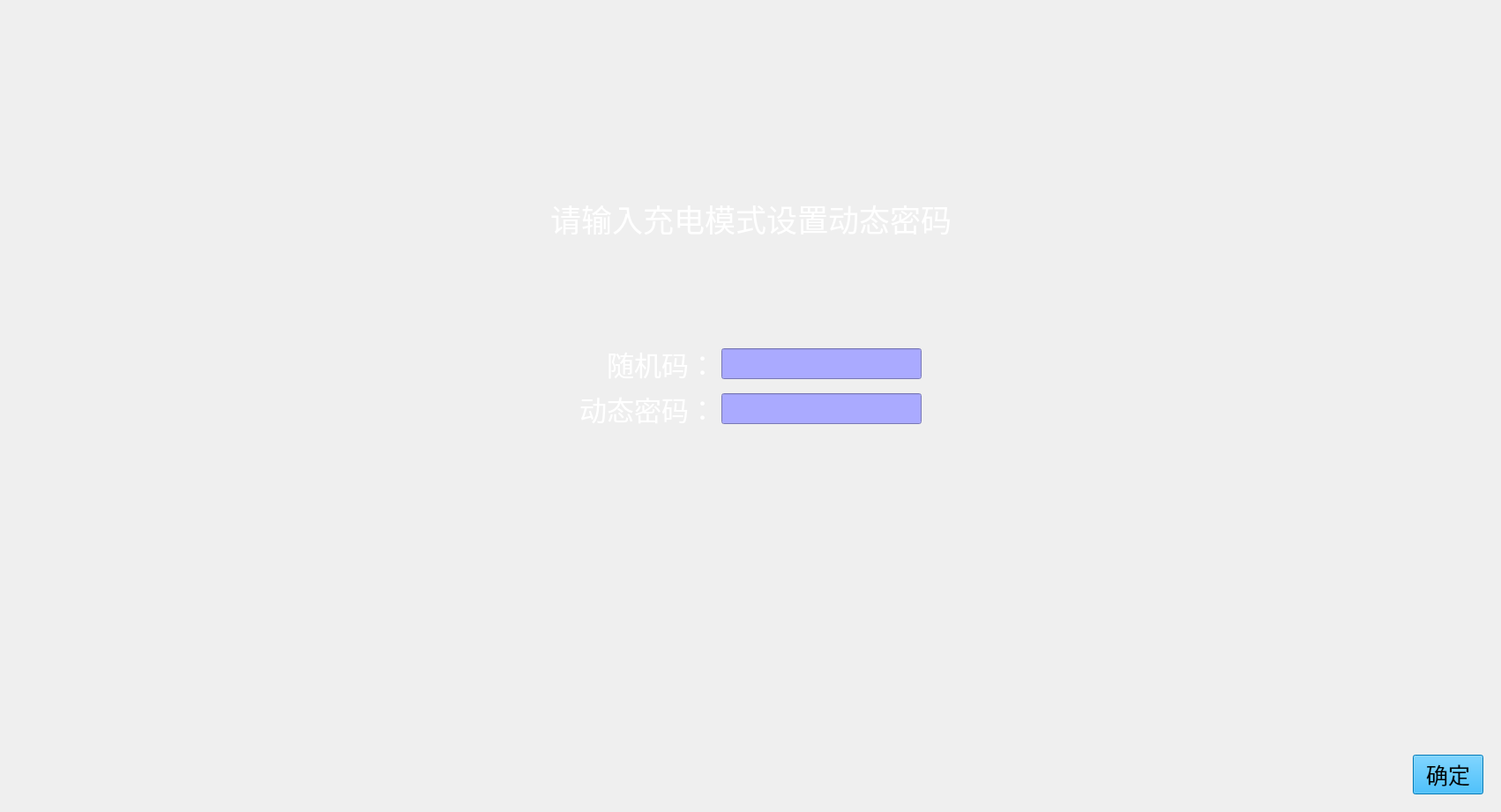
<?xml version="1.0" encoding="UTF-8"?>
<ui version="4.0">
 <class>ChargeModeSelect</class>
 <widget class="QWidget" name="ChargeModeSelect">
  <property name="geometry">
   <rect>
    <x>0</x>
    <y>0</y>
    <width>1702</width>
    <height>921</height>
   </rect>
  </property>
  <property name="windowTitle">
   <string>Form</string>
  </property>
  <layout class="QHBoxLayout" name="horizontalLayout_3">
   <property name="sizeConstraint">
    <enum>QLayout::SetMinAndMaxSize</enum>
   </property>
   <item>
    <widget class="QStackedWidget" name="stackedWidget">
     <property name="currentIndex">
      <number>1</number>
     </property>
     <widget class="QWidget" name="pagechargemode">
      <layout class="QVBoxLayout" name="verticalLayout_5">
       <property name="sizeConstraint">
        <enum>QLayout::SetMinAndMaxSize</enum>
       </property>
       <item>
        <layout class="QVBoxLayout" name="verticalLayout" stretch="4,1,1,1,6">
         <property name="sizeConstraint">
          <enum>QLayout::SetMinAndMaxSize</enum>
         </property>
         <item>
          <spacer name="verticalSpacer">
           <property name="orientation">
            <enum>Qt::Vertical</enum>
           </property>
           <property name="sizeHint" stdset="0">
            <size>
             <width>20</width>
             <height>40</height>
            </size>
           </property>
          </spacer>
         </item>
         <item>
          <layout class="QHBoxLayout" name="horizontalLayout">
           <item>
            <spacer name="horizontalSpacer">
             <property name="orientation">
              <enum>Qt::Horizontal</enum>
             </property>
             <property name="sizeHint" stdset="0">
              <size>
               <width>40</width>
               <height>20</height>
              </size>
             </property>
            </spacer>
           </item>
           <item>
            <widget class="QLabel" name="label">
             <property name="font">
              <font>
               <pointsize>26</pointsize>
              </font>
             </property>
             <property name="styleSheet">
              <string notr="true">color: rgb(255, 255, 255);</string>
             </property>
             <property name="text">
              <string>请选择充电模式</string>
             </property>
             <property name="alignment">
              <set>Qt::AlignCenter</set>
             </property>
            </widget>
           </item>
           <item>
            <spacer name="horizontalSpacer_2">
             <property name="orientation">
              <enum>Qt::Horizontal</enum>
             </property>
             <property name="sizeHint" stdset="0">
              <size>
               <width>40</width>
               <height>20</height>
              </size>
             </property>
            </spacer>
           </item>
          </layout>
         </item>
         <item>
          <spacer name="verticalSpacer_3">
           <property name="orientation">
            <enum>Qt::Vertical</enum>
           </property>
           <property name="sizeHint" stdset="0">
            <size>
             <width>20</width>
             <height>18</height>
            </size>
           </property>
          </spacer>
         </item>
         <item>
          <layout class="QHBoxLayout" name="horizontalLayout_2">
           <property name="sizeConstraint">
            <enum>QLayout::SetMinAndMaxSize</enum>
           </property>
           <item>
            <spacer name="horizontalSpacer_3">
             <property name="orientation">
              <enum>Qt::Horizontal</enum>
             </property>
             <property name="sizeHint" stdset="0">
              <size>
               <width>40</width>
               <height>20</height>
              </size>
             </property>
            </spacer>
           </item>
           <item>
            <widget class="QComboBox" name="comboBoxchargemode">
             <property name="minimumSize">
              <size>
               <width>0</width>
               <height>45</height>
              </size>
             </property>
             <property name="font">
              <font>
               <pointsize>23</pointsize>
              </font>
             </property>
             <property name="styleSheet">
              <string notr="true"/>
             </property>
             <item>
              <property name="text">
               <string>远程充电模式</string>
              </property>
             </item>
             <item>
              <property name="text">
               <string>本地充电模式</string>
              </property>
             </item>
            </widget>
           </item>
           <item>
            <spacer name="horizontalSpacer_4">
             <property name="orientation">
              <enum>Qt::Horizontal</enum>
             </property>
             <property name="sizeHint" stdset="0">
              <size>
               <width>40</width>
               <height>20</height>
              </size>
             </property>
            </spacer>
           </item>
          </layout>
         </item>
         <item>
          <spacer name="verticalSpacer_2">
           <property name="orientation">
            <enum>Qt::Vertical</enum>
           </property>
           <property name="sizeHint" stdset="0">
            <size>
             <width>20</width>
             <height>18</height>
            </size>
           </property>
          </spacer>
         </item>
        </layout>
       </item>
       <item>
        <layout class="QHBoxLayout" name="horizontalLayout_9">
         <item>
          <spacer name="horizontalSpacer_14">
           <property name="orientation">
            <enum>Qt::Horizontal</enum>
           </property>
           <property name="sizeHint" stdset="0">
            <size>
             <width>508</width>
             <height>20</height>
            </size>
           </property>
          </spacer>
         </item>
         <item>
          <widget class="QPushButton" name="buttonokchargemode">
           <property name="sizePolicy">
            <sizepolicy hsizetype="Preferred" vsizetype="Preferred">
             <horstretch>0</horstretch>
             <verstretch>0</verstretch>
            </sizepolicy>
           </property>
           <property name="focusPolicy">
            <enum>Qt::NoFocus</enum>
           </property>
           <property name="styleSheet">
            <string notr="true">QPushButton { background-color: rgb(0, 170, 255); color: rgb(0, 0, 0); } 
QPushButton:hover:pressed{ background-color: rgb(0,0,127); color:rgb(255, 255, 255);} 
QPushButton:hover:!pressed{ background-color: rgb(0, 170, 255); color: rgb(0, 0, 0); } 
QPushButton {font: 19pt ; } </string>
           </property>
           <property name="text">
            <string>确定</string>
           </property>
          </widget>
         </item>
        </layout>
       </item>
      </layout>
     </widget>
     <widget class="QWidget" name="pagepassword">
      <layout class="QVBoxLayout" name="verticalLayout_6">
       <property name="sizeConstraint">
        <enum>QLayout::SetMinAndMaxSize</enum>
       </property>
       <item>
        <layout class="QVBoxLayout" name="verticalLayout_4">
         <property name="sizeConstraint">
          <enum>QLayout::SetMinAndMaxSize</enum>
         </property>
         <item>
          <layout class="QVBoxLayout" name="verticalLayout_3" stretch="2,1,1,3,4">
           <property name="sizeConstraint">
            <enum>QLayout::SetMinAndMaxSize</enum>
           </property>
           <item>
            <spacer name="verticalSpacer_9">
             <property name="orientation">
              <enum>Qt::Vertical</enum>
             </property>
             <property name="sizeHint" stdset="0">
              <size>
               <width>20</width>
               <height>18</height>
              </size>
             </property>
            </spacer>
           </item>
           <item>
            <layout class="QHBoxLayout" name="horizontalLayout_6">
             <item>
              <spacer name="horizontalSpacer_9">
               <property name="orientation">
                <enum>Qt::Horizontal</enum>
               </property>
               <property name="sizeHint" stdset="0">
                <size>
                 <width>40</width>
                 <height>20</height>
                </size>
               </property>
              </spacer>
             </item>
             <item>
              <widget class="QLabel" name="label_3">
               <property name="font">
                <font>
                 <pointsize>26</pointsize>
                </font>
               </property>
               <property name="styleSheet">
                <string notr="true">color: rgb(255, 255, 255);</string>
               </property>
               <property name="text">
                <string>请输入充电模式设置动态密码</string>
               </property>
               <property name="alignment">
                <set>Qt::AlignCenter</set>
               </property>
              </widget>
             </item>
             <item>
              <spacer name="horizontalSpacer_10">
               <property name="orientation">
                <enum>Qt::Horizontal</enum>
               </property>
               <property name="sizeHint" stdset="0">
                <size>
                 <width>40</width>
                 <height>20</height>
                </size>
               </property>
              </spacer>
             </item>
            </layout>
           </item>
           <item>
            <spacer name="verticalSpacer_7">
             <property name="orientation">
              <enum>Qt::Vertical</enum>
             </property>
             <property name="sizeHint" stdset="0">
              <size>
               <width>20</width>
               <height>40</height>
              </size>
             </property>
            </spacer>
           </item>
           <item>
            <layout class="QHBoxLayout" name="horizontalLayout_7">
             <item>
              <spacer name="horizontalSpacer_11">
               <property name="orientation">
                <enum>Qt::Horizontal</enum>
               </property>
               <property name="sizeHint" stdset="0">
                <size>
                 <width>40</width>
                 <height>20</height>
                </size>
               </property>
              </spacer>
             </item>
             <item>
              <layout class="QGridLayout" name="gridLayout">
               <item row="0" column="0">
                <widget class="QLabel" name="label_4">
                 <property name="font">
                  <font>
                   <pointsize>23</pointsize>
                  </font>
                 </property>
                 <property name="styleSheet">
                  <string notr="true">color: rgb(255, 255, 255);</string>
                 </property>
                 <property name="text">
                  <string>随机码：</string>
                 </property>
                 <property name="alignment">
                  <set>Qt::AlignRight|Qt::AlignTrailing|Qt::AlignVCenter</set>
                 </property>
                </widget>
               </item>
               <item row="0" column="1">
                <widget class="QLineEdit" name="showpassword">
                 <property name="sizePolicy">
                  <sizepolicy hsizetype="Preferred" vsizetype="Preferred">
                   <horstretch>0</horstretch>
                   <verstretch>0</verstretch>
                  </sizepolicy>
                 </property>
                 <property name="maximumSize">
                  <size>
                   <width>16777215</width>
                   <height>35</height>
                  </size>
                 </property>
                 <property name="font">
                  <font>
                   <family>Adobe Arabic</family>
                   <pointsize>19</pointsize>
                   <weight>50</weight>
                   <italic>false</italic>
                   <bold>false</bold>
                  </font>
                 </property>
                 <property name="styleSheet">
                  <string notr="true">font: 19pt &quot;Adobe Arabic&quot;;
background-color: rgb(170, 170, 255);</string>
                 </property>
                 <property name="readOnly">
                  <bool>true</bool>
                 </property>
                </widget>
               </item>
               <item row="1" column="0">
                <widget class="QLabel" name="label_5">
                 <property name="font">
                  <font>
                   <pointsize>23</pointsize>
                  </font>
                 </property>
                 <property name="styleSheet">
                  <string notr="true">color: rgb(255, 255, 255);</string>
                 </property>
                 <property name="text">
                  <string>动态密码：</string>
                 </property>
                 <property name="alignment">
                  <set>Qt::AlignRight|Qt::AlignTrailing|Qt::AlignVCenter</set>
                 </property>
                </widget>
               </item>
               <item row="1" column="1">
                <widget class="LineEditKeyboard" name="lineEditPassword">
                 <property name="sizePolicy">
                  <sizepolicy hsizetype="Preferred" vsizetype="Preferred">
                   <horstretch>0</horstretch>
                   <verstretch>0</verstretch>
                  </sizepolicy>
                 </property>
                 <property name="maximumSize">
                  <size>
                   <width>16777215</width>
                   <height>35</height>
                  </size>
                 </property>
                 <property name="styleSheet">
                  <string notr="true">font: 19pt &quot;Adobe Arabic&quot;;
background-color: rgb(170, 170, 255);</string>
                 </property>
                </widget>
               </item>
              </layout>
             </item>
             <item>
              <spacer name="horizontalSpacer_12">
               <property name="orientation">
                <enum>Qt::Horizontal</enum>
               </property>
               <property name="sizeHint" stdset="0">
                <size>
                 <width>40</width>
                 <height>20</height>
                </size>
               </property>
              </spacer>
             </item>
            </layout>
           </item>
           <item>
            <spacer name="verticalSpacer_8">
             <property name="orientation">
              <enum>Qt::Vertical</enum>
             </property>
             <property name="sizeHint" stdset="0">
              <size>
               <width>20</width>
               <height>40</height>
              </size>
             </property>
            </spacer>
           </item>
          </layout>
         </item>
         <item>
          <layout class="QHBoxLayout" name="horizontalLayout_8">
           <item>
            <spacer name="horizontalSpacer_13">
             <property name="orientation">
              <enum>Qt::Horizontal</enum>
             </property>
             <property name="sizeHint" stdset="0">
              <size>
               <width>508</width>
               <height>20</height>
              </size>
             </property>
            </spacer>
           </item>
           <item>
            <widget class="QPushButton" name="buttonokpassword">
             <property name="sizePolicy">
              <sizepolicy hsizetype="Preferred" vsizetype="Preferred">
               <horstretch>0</horstretch>
               <verstretch>0</verstretch>
              </sizepolicy>
             </property>
             <property name="focusPolicy">
              <enum>Qt::NoFocus</enum>
             </property>
             <property name="styleSheet">
              <string notr="true">QPushButton { background-color: rgb(0, 170, 255); color: rgb(0, 0, 0); } 
QPushButton:hover:pressed{ background-color: rgb(0,0,127); color:rgb(255, 255, 255);} 
QPushButton:hover:!pressed{ background-color: rgb(0, 170, 255); color: rgb(0, 0, 0); } 
QPushButton {font: 19pt ; } </string>
             </property>
             <property name="text">
              <string>确定</string>
             </property>
            </widget>
           </item>
          </layout>
         </item>
        </layout>
       </item>
      </layout>
     </widget>
     <widget class="QWidget" name="pagelocalcharge">
      <layout class="QVBoxLayout" name="verticalLayout_8">
       <property name="sizeConstraint">
        <enum>QLayout::SetMinAndMaxSize</enum>
       </property>
       <item>
        <layout class="QVBoxLayout" name="verticalLayout_7">
         <item>
          <layout class="QVBoxLayout" name="verticalLayout_2" stretch="3,1,1,1,6">
           <property name="sizeConstraint">
            <enum>QLayout::SetMinAndMaxSize</enum>
           </property>
           <item>
            <spacer name="verticalSpacer_4">
             <property name="orientation">
              <enum>Qt::Vertical</enum>
             </property>
             <property name="sizeHint" stdset="0">
              <size>
               <width>20</width>
               <height>40</height>
              </size>
             </property>
            </spacer>
           </item>
           <item>
            <layout class="QHBoxLayout" name="horizontalLayout_4">
             <item>
              <spacer name="horizontalSpacer_5">
               <property name="orientation">
                <enum>Qt::Horizontal</enum>
               </property>
               <property name="sizeHint" stdset="0">
                <size>
                 <width>40</width>
                 <height>20</height>
                </size>
               </property>
              </spacer>
             </item>
             <item>
              <widget class="QLabel" name="label_2">
               <property name="font">
                <font>
                 <pointsize>26</pointsize>
                </font>
               </property>
               <property name="styleSheet">
                <string notr="true">color: rgb(255, 255, 255);</string>
               </property>
               <property name="text">
                <string>本地充电模式：请选择充电方式</string>
               </property>
               <property name="alignment">
                <set>Qt::AlignCenter</set>
               </property>
              </widget>
             </item>
             <item>
              <spacer name="horizontalSpacer_6">
               <property name="orientation">
                <enum>Qt::Horizontal</enum>
               </property>
               <property name="sizeHint" stdset="0">
                <size>
                 <width>40</width>
                 <height>20</height>
                </size>
               </property>
              </spacer>
             </item>
            </layout>
           </item>
           <item>
            <spacer name="verticalSpacer_5">
             <property name="orientation">
              <enum>Qt::Vertical</enum>
             </property>
             <property name="sizeHint" stdset="0">
              <size>
               <width>20</width>
               <height>18</height>
              </size>
             </property>
            </spacer>
           </item>
           <item>
            <layout class="QHBoxLayout" name="horizontalLayout_5">
             <property name="sizeConstraint">
              <enum>QLayout::SetMinAndMaxSize</enum>
             </property>
             <item>
              <spacer name="horizontalSpacer_7">
               <property name="orientation">
                <enum>Qt::Horizontal</enum>
               </property>
               <property name="sizeHint" stdset="0">
                <size>
                 <width>40</width>
                 <height>20</height>
                </size>
               </property>
              </spacer>
             </item>
             <item>
              <widget class="QComboBox" name="comboBoxlocalcharge">
               <property name="minimumSize">
                <size>
                 <width>0</width>
                 <height>45</height>
                </size>
               </property>
               <property name="font">
                <font>
                 <pointsize>23</pointsize>
                </font>
               </property>
               <property name="styleSheet">
                <string notr="true"/>
               </property>
               <item>
                <property name="text">
                 <string>本地密码启动充电</string>
                </property>
               </item>
               <item>
                <property name="text">
                 <string>本地按钮启动充电</string>
                </property>
               </item>
              </widget>
             </item>
             <item>
              <spacer name="horizontalSpacer_8">
               <property name="orientation">
                <enum>Qt::Horizontal</enum>
               </property>
               <property name="sizeHint" stdset="0">
                <size>
                 <width>40</width>
                 <height>20</height>
                </size>
               </property>
              </spacer>
             </item>
            </layout>
           </item>
           <item>
            <spacer name="verticalSpacer_6">
             <property name="orientation">
              <enum>Qt::Vertical</enum>
             </property>
             <property name="sizeHint" stdset="0">
              <size>
               <width>20</width>
               <height>18</height>
              </size>
             </property>
            </spacer>
           </item>
          </layout>
         </item>
         <item>
          <layout class="QHBoxLayout" name="horizontalLayout_10">
           <item>
            <spacer name="horizontalSpacer_15">
             <property name="orientation">
              <enum>Qt::Horizontal</enum>
             </property>
             <property name="sizeHint" stdset="0">
              <size>
               <width>508</width>
               <height>20</height>
              </size>
             </property>
            </spacer>
           </item>
           <item>
            <widget class="QPushButton" name="buttonoklocalcharge">
             <property name="sizePolicy">
              <sizepolicy hsizetype="Preferred" vsizetype="Preferred">
               <horstretch>0</horstretch>
               <verstretch>0</verstretch>
              </sizepolicy>
             </property>
             <property name="focusPolicy">
              <enum>Qt::NoFocus</enum>
             </property>
             <property name="styleSheet">
              <string notr="true">QPushButton { background-color: rgb(0, 170, 255); color: rgb(0, 0, 0); } 
QPushButton:hover:pressed{ background-color: rgb(0,0,127); color:rgb(255, 255, 255);} 
QPushButton:hover:!pressed{ background-color: rgb(0, 170, 255); color: rgb(0, 0, 0); } 
QPushButton {font: 19pt ; } </string>
             </property>
             <property name="text">
              <string>确定</string>
             </property>
            </widget>
           </item>
          </layout>
         </item>
        </layout>
       </item>
      </layout>
     </widget>
    </widget>
   </item>
  </layout>
 </widget>
 <customwidgets>
  <customwidget>
   <class>LineEditKeyboard</class>
   <extends>QLineEdit</extends>
   <header>LineEditKeyboard.h</header>
  </customwidget>
 </customwidgets>
 <resources/>
 <connections/>
</ui>
